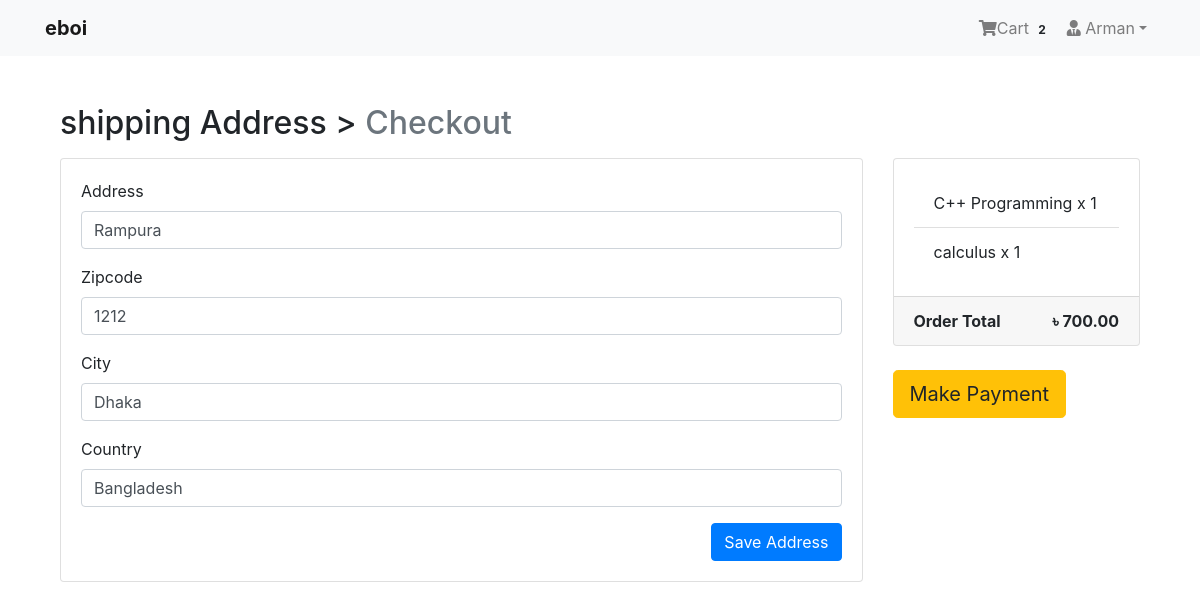
Screenshot of /payment/checkout/ (signed in) with the database file from the repository.
### App_Login/models.py (models this page shows, shortened)
class User(AbstractBaseUser, PermissionsMixin):
    email = models.EmailField(unique=True, null=False)
    is_staff = models.BooleanField(
        ugettext_lazy('staff status'),
        default = False,
        help_text = ugettext_lazy('Designates Whether the user can log in this site')
    )
    is_active = models.BooleanField(
        ugettext_lazy('active'),
        default = True,
        help_text=ugettext_lazy(' Designates Whether this user should be treated as active. Unselect this instead of deleting accounts')
    )
    USERNAME_FIELD = 'email'
    objects = MyUserManager()

class Profile(models.Model):
    user = models.OneToOneField(User, on_delete=models.CASCADE, related_name = 'profile')
    username = models.CharField(max_length = 264, blank=True)
    full_name = models.CharField(max_length = 264, blank= True)
    address_1 = models.TextField(max_length=264, blank =True)
    city = models.CharField(max_length=264, blank=True)
    zipcode = models.CharField(max_length=10, blank=True)
    country = models.CharField(max_length=50, blank=True)
    phone = models.CharField(max_length=20, blank=True)
    date_joined = models.DateTimeField(auto_now_add=True)

### App_Order/models.py (models this page shows, shortened)
class  Order(models.Model):
    orderitems = models.ManyToManyField(Cart)
    user = models.ForeignKey(settings.AUTH_USER_MODEL, on_delete=models.CASCADE)
    ordered = models.BooleanField(default=False)
    created = models.DateTimeField(auto_now_add=True)
    paymentId = models.CharField(max_length=264, blank=True, null=True)
    orderId = models.CharField(max_length=200, blank=True, null=True)
    def get_totals(self):
        total = 0
        for order_item in self.orderitems.all():
            total += float(order_item.get_total())
        return total

class Cart(models.Model):
    user = models.ForeignKey(settings.AUTH_USER_MODEL, on_delete=models.CASCADE, related_name="cart")
    item = models.ForeignKey(Product, on_delete=models.CASCADE)
    quantity = models.IntegerField(default=1)
    purchased = models.BooleanField(default=False)
    created = models.DateTimeField(auto_now_add=True)
    updated = models.DateTimeField(auto_now=True)
    def get_total(self):
        total = self.item.price * self.quantity
        float_total = format(total, '0.2f')
        return float_total

### App_Payment/models.py (models this page shows, shortened)
class BillingAddress(models.Model):
    user = models.ForeignKey(settings.AUTH_USER_MODEL, on_delete=models.CASCADE)
    address = models.CharField(max_length=264,blank=True)
    zipcode = models.CharField(max_length=10, blank=True)
    city = models.CharField(max_length=30, blank=True)
    country = models.CharField(max_length=20, blank= True)
    def is_fully_filled(self):
        field_names = [f.name for f in self._meta.get_fields()]
        for field_name in field_names:
            value = getattr(self, field_name)
            if value is None or value=='':
                return False
        return True
    class Meta:
        verbose_name_plural = "Billing Address"

### App_Shop/models.py (models this page shows, shortened)
class Product(models.Model):
    mainimage = models.ImageField(upload_to='Products')
    name = models.CharField(max_length=264)
    category = models.ForeignKey(Category, on_delete=models.CASCADE,related_name="category")
    preview_text = models.TextField(max_length=200, verbose_name='Preview Text')
    detail_text = models.TextField(max_length=1000, verbose_name='Description')
    price =models.FloatField()
    old_price = models.FloatField(default=0.00)
    created = models.DateTimeField(auto_now_add=True)
    class Meta:
        ordering = ['-created',]

### App_Payment/views.py (the view)
# urls.py: path('checkout/', views.checkout, name="checkout")
@login_required
def checkout(request):
    saved_address = BillingAddress.objects.get_or_create(user=request.user)
    saved_address = saved_address[0]
    form = BillingForm(instance=saved_address)
    if request.method == "POST":
        form = BillingForm(request.POST, instance=saved_address)
        if form.is_valid():
            form.save()
            form = BillingForm(instance=saved_address)
            messages.success(request, f"Shipping Address Saved!")
    order_qs = Order.objects.filter(user=request.user, ordered=False)
    order_items = order_qs[0].orderitems.all()
    order_total = order_qs[0].get_totals()
    return render(request, 'App_Payment/checkout.html', context={"form":form,
     "order_items": order_items, "order_total": order_total, "saved_address":saved_address})

### App_Payment/forms.py
class BillingForm(forms.ModelForm):
    class Meta:
        model = BillingAddress
        fields = ['address', 'zipcode', 'city', 'country']

### App_Order/templatetags/cart_tag.py (called while the page is built)
@register.filter
def cart_total(user):
    order = Order.objects.filter(user=user, ordered = False)
    if order.exists():
        return order[0].orderitems.count()
    else:
        return 0

### templates/App_Payment/checkout.html (shortened to what this page needs)
{% extends 'base.html' %}
{% load crispy_forms_tags %}
{% block body_block %}
<div class="container mt-5">
  <h2 class="mb-3">
    shipping Address > <span class="text-muted">Checkout</span>
  </h2>
  <div class="row">
    <div class="col-md-9">
      <div class="card mb-5" style="height:auto">
        <div class="card-body">
          <form method="POST">
            {{ form|crispy }}
            <button type="submit" class="btn btn-primary float-right">Save Address</button>
          </form>
        </div>
      </div>
    </div>
    <div class="col-md-3">
      <div class="card" style="height:auto">
        <div class="card-body">
          <ul class="list-group list-group-flush">
            {% for order_item in order_items %}
            <li class="list-group-item">{{ order_item.item.name }} x {{ order_item.quantity }}</li>
            {% endfor %}
          </ul>
        </div>
        <div class="card-footer">
          <span class="float-left"> <b>Order Total</b> </span>
          <span class="float-right"> <b>&#2547; {{order_total|floatformat:2}}</b> </span>
        </div>
      </div>
      <br>
      {% if saved_address.is_fully_filled %}
      <a href="#" class="btn btn-warning btn-lg">Make Payment</a>
      {% else %}
      <div class="alert alert-info">
        <p>Please fill up all the Information to make Payment</p>
      </div>
      {% endif %}
    </div>
  </div>
</div>
{% endblock %}

### templates/navbar.html (shortened to what this page needs)
{% load cart_tag %}
<nav class="navbar navbar-expand-lg navbar-light bg-light">
  <div class="container">
    <a class="navbar-brand" href="{% url 'App_Shop:home' %}"> <b>eboi</b> </a>
  <div class="collapse navbar-collapse" id="navbarNav">
    <ul class="navbar-nav ml-auto">
       {% if request.user.is_authenticated %}
      <li class="nav-item">
        <a href="{% url 'App_Order:cart' %}" class="nav-link">
          <i class="fa fa-shopping-cart"></i>Cart
          <span class="badge badge-light">{{ request.user | cart_total }}</span>
        </a>
      </li>
      <li class="nav-item dropdown">
        <a class="nav-link dropdown-toggle" href="#" id="navbarDropdown"
        role="button" data-toggle="dropdown" aria-haspopup="true" aria-expanded="false">
      <i class="fas fa-user-tie"></i>
      {{request.user.profile.username}}</a>
      </li>
      {% else %}
      <li class="nav-item">
        <a href="{% url 'App_Login:login' %}" class="btn btn-primary">Login</a>
      </li>
      {% endif %}
    </ul>
   </div>
  </div>
</nav>

### templates/base.html (style rules this page uses)
.card { height: 350px; }

### rows the page displays
User: user|cart_total "2", user.profile.username "Arman"
BillingAddress: address "Rampura", zipcode "1212", city "Dhaka", country "Bangladesh"
Cart: item.name "C++ Programming", quantity "1"
Cart: item.name "calculus", quantity "1"

### other values shown
{{ order_total|floatformat:2 }} "700.00"
